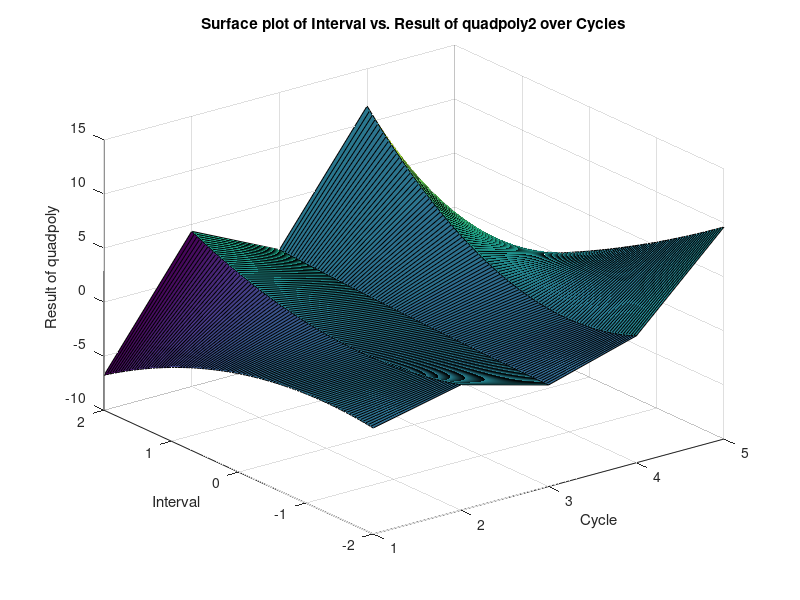

The MATLAB script that drew this image:
% Define a function
function Blatt01_A1()
    % Call the chatgpt function
    chatgpt();

    % Call the quadpoly function
    % Vectors are defined using square brackets
    %            1
    %[1; 2; 3] = 2 and [1, 2, 3] = (1, 2, 3)
    %            3
    y = quadpoly([1; 2; 3], [1, 2, 3; 1, 2, 3; 1, 2, 3], [1; 2; 3], 1);
    disp(['The result is: ' num2str(y)]);

    % Call the test_quadpoly function
    test_quadpoly1(5);
    test_quadpoly2(5);
end

%Aufgabe 1a
function chatgpt()
    % Generate a random 3 x 3 matrix
    matrix = rand(3);
    % Call the mean function
    meanValue = mean(matrix, 'all');
    % Set a threshold value
    threshold = 0.5;
    % Check if the mean is greater than the threshold
    if meanValue > threshold
        disp('The mean is greater than the threshold.');
    else
        disp('The mean is not greater than the threshold.');
    end

    % Display the matrix and the calculated mean
    disp('Matrix:');
    disp(matrix);
    disp(['Mean: ' num2str(meanValue)]);
end

%Aufgabe 1b
function y = quadpoly(x, A, b, c)
    % Calculate the quadratic polynomial
    y = 0.5 * transpose(x) * A * x + transpose(b) * x + c;
end

%Aufgabe 1c
function test_quadpoly1(cycles)
    intervall = linspace(-2, 2);
    result = zeros(length(intervall), cycles); % Initialize result matrix

    for j = 1:cycles
        % Initialize temp_result
        temp_result = zeros(size(intervall));

        A = (rand(1) - 0.5) * 4;
        b = (rand(1) - 0.5) * 4;
        c = (rand(1) - 0.5) * 4;

        for i = 1:length(intervall)
            x = intervall(i);
            temp_result(i) = quadpoly(x, A, b, c);
        end

        result(:, j) = temp_result; % Store the results of this cycle
    end
    % Create a meshgrid for plotting
    [X, Y] = meshgrid(1:cycles, intervall);
    surf(X, Y, result);

    xlabel('Cycle');
    ylabel('Interval');
    zlabel('Result of quadpoly');
    title('Surface plot of Interval vs. Result of quadpoly1 over Cycles');

end

%Aufgabe 1d
function test_quadpoly2(cycles)
    intervall = linspace(-2, 2);
    result = zeros(length(intervall), cycles); % Initialize result matrix

    for j = 1:cycles
        % Initialize temp_result
        temp_result = zeros(size(intervall));

        A = (rand(2) - 0.5) * 4;
        b = (rand(2, 1) - 0.5) * 4;
        c = (rand(1) - 0.5) * 4;

        for i = 1:length(intervall)
            x = [intervall(i); intervall(i)]; % Ensure x is a vector
            temp_result(i) = quadpoly(x, A, b, c); % Ensure quadpoly returns a scalar
        end

        result(:, j) = temp_result; % Store the results of this cycle
    end

    % Create a meshgrid for plotting
    [X, Y] = meshgrid(1:cycles, intervall);
    surf(X, Y, result);

    xlabel('Cycle');
    ylabel('Interval');
    zlabel('Result of quadpoly');
    title('Surface plot of Interval vs. Result of quadpoly2 over Cycles');
end
